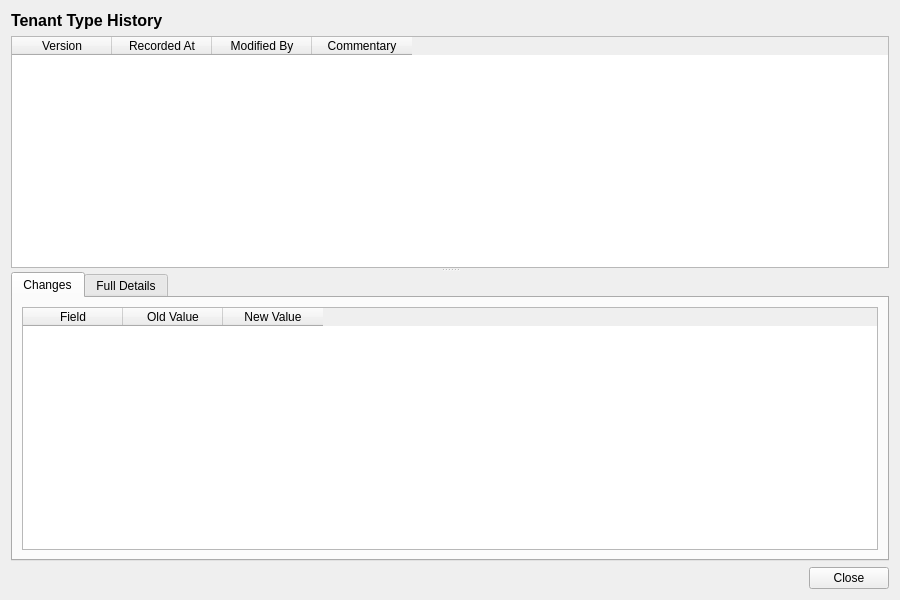
<?xml version="1.0" encoding="UTF-8"?>
<ui version="4.0">
 <class>TenantTypeHistoryDialog</class>
 <widget class="QWidget" name="TenantTypeHistoryDialog">
  <property name="geometry">
   <rect>
    <x>0</x>
    <y>0</y>
    <width>900</width>
    <height>600</height>
   </rect>
  </property>
  <property name="windowTitle">
   <string>Tenant Type History</string>
  </property>
  <layout class="QVBoxLayout" name="verticalLayout">
   <item>
    <widget class="QLabel" name="titleLabel">
     <property name="font">
      <font>
       <pointsize>12</pointsize>
       <bold>true</bold>
      </font>
     </property>
     <property name="text">
      <string>Tenant Type History</string>
     </property>
    </widget>
   </item>
   <item>
    <widget class="QSplitter" name="splitter">
     <property name="orientation">
      <enum>Qt::Vertical</enum>
     </property>
     <widget class="QTableWidget" name="versionListWidget">
      <property name="minimumHeight">
       <number>150</number>
      </property>
      <property name="maximumHeight">
       <number>250</number>
      </property>
      <property name="alternatingRowColors">
       <bool>true</bool>
      </property>
      <property name="editTriggers">
       <set>QAbstractItemView::NoEditTriggers</set>
      </property>
      <property name="selectionMode">
       <enum>QAbstractItemView::SingleSelection</enum>
      </property>
      <property name="selectionBehavior">
       <enum>QAbstractItemView::SelectRows</enum>
      </property>
      <column>
       <property name="text">
        <string>Version</string>
       </property>
      </column>
      <column>
       <property name="text">
        <string>Recorded At</string>
       </property>
      </column>
      <column>
       <property name="text">
        <string>Modified By</string>
       </property>
      </column>
      <column>
       <property name="text">
        <string>Commentary</string>
       </property>
      </column>
     </widget>
     <widget class="QWidget" name="detailWidget">
      <layout class="QVBoxLayout" name="detailLayout">
       <property name="leftMargin">
        <number>0</number>
       </property>
       <property name="topMargin">
        <number>0</number>
       </property>
       <property name="rightMargin">
        <number>0</number>
       </property>
       <property name="bottomMargin">
        <number>0</number>
       </property>
       <item>
        <widget class="QTabWidget" name="tabWidget">
         <property name="currentIndex">
          <number>0</number>
         </property>
         <widget class="QWidget" name="changesTab">
          <attribute name="title">
           <string>Changes</string>
          </attribute>
          <layout class="QVBoxLayout" name="changesTabLayout">
           <item>
            <widget class="QTableWidget" name="changesTableWidget">
             <property name="editTriggers">
              <set>QAbstractItemView::NoEditTriggers</set>
             </property>
             <property name="alternatingRowColors">
              <bool>true</bool>
             </property>
             <property name="selectionMode">
              <enum>QAbstractItemView::SingleSelection</enum>
             </property>
             <property name="selectionBehavior">
              <enum>QAbstractItemView::SelectRows</enum>
             </property>
             <column>
              <property name="text">
               <string>Field</string>
              </property>
             </column>
             <column>
              <property name="text">
               <string>Old Value</string>
              </property>
             </column>
             <column>
              <property name="text">
               <string>New Value</string>
              </property>
             </column>
            </widget>
           </item>
          </layout>
         </widget>
         <widget class="QWidget" name="fullDetailsTab">
          <attribute name="title">
           <string>Full Details</string>
          </attribute>
          <layout class="QVBoxLayout" name="fullDetailsTabLayout">
           <item>
            <widget class="QScrollArea" name="scrollArea">
             <property name="widgetResizable">
              <bool>true</bool>
             </property>
             <widget class="QWidget" name="scrollAreaWidgetContents">
              <property name="geometry">
               <rect>
                <x>0</x>
                <y>0</y>
                <width>560</width>
                <height>450</height>
               </rect>
              </property>
              <layout class="QFormLayout" name="formLayout">
               <item row="0" column="0">
                <widget class="QLabel" name="typeLabel">
                 <property name="text">
                  <string>Type:</string>
                 </property>
                </widget>
               </item>
               <item row="0" column="1">
                <widget class="QLabel" name="codeValue">
                 <property name="text">
                  <string/>
                 </property>
                </widget>
               </item>
               <item row="1" column="0">
                <widget class="QLabel" name="nameLabel">
                 <property name="text">
                  <string>Name:</string>
                 </property>
                </widget>
               </item>
               <item row="1" column="1">
                <widget class="QLabel" name="nameValue">
                 <property name="text">
                  <string/>
                 </property>
                </widget>
               </item>
               <item row="2" column="0">
                <widget class="QLabel" name="descriptionLabel">
                 <property name="text">
                  <string>Description:</string>
                 </property>
                </widget>
               </item>
               <item row="2" column="1">
                <widget class="QLabel" name="descriptionValue">
                 <property name="text">
                  <string/>
                 </property>
                 <property name="wordWrap">
                  <bool>true</bool>
                 </property>
                </widget>
               </item>
               <item row="3" column="0">
                <widget class="QLabel" name="versionNumberLabel">
                 <property name="text">
                  <string>Version:</string>
                 </property>
                </widget>
               </item>
               <item row="3" column="1">
                <widget class="QLabel" name="versionNumberValue">
                 <property name="text">
                  <string/>
                 </property>
                </widget>
               </item>
               <item row="4" column="0">
                <widget class="QLabel" name="modifiedByLabel">
                 <property name="text">
                  <string>Modified By:</string>
                 </property>
                </widget>
               </item>
               <item row="4" column="1">
                <widget class="QLabel" name="modifiedByValue">
                 <property name="text">
                  <string/>
                 </property>
                </widget>
               </item>
               <item row="5" column="0">
                <widget class="QLabel" name="recordedAtLabel">
                 <property name="text">
                  <string>Recorded At:</string>
                 </property>
                </widget>
               </item>
               <item row="5" column="1">
                <widget class="QLabel" name="recordedAtValue">
                 <property name="text">
                  <string/>
                 </property>
                </widget>
               </item>
               <item row="6" column="0">
                <widget class="QLabel" name="changeCommentaryLabel">
                 <property name="text">
                  <string>Change Commentary:</string>
                 </property>
                </widget>
               </item>
               <item row="6" column="1">
                <widget class="QLabel" name="changeCommentaryValue">
                 <property name="text">
                  <string/>
                 </property>
                 <property name="wordWrap">
                  <bool>true</bool>
                 </property>
                </widget>
               </item>
              </layout>
             </widget>
            </widget>
           </item>
          </layout>
         </widget>
        </widget>
       </item>
      </layout>
     </widget>
    </widget>
   </item>
   <item>
    <layout class="QHBoxLayout" name="buttonLayout">
     <item>
      <spacer name="horizontalSpacer">
       <property name="orientation">
        <enum>Qt::Horizontal</enum>
       </property>
       <property name="sizeHint" stdset="0">
        <size><width>40</width><height>20</height></size>
       </property>
      </spacer>
     </item>
     <item>
      <widget class="QPushButton" name="closeButton">
       <property name="text">
        <string>Close</string>
       </property>
      </widget>
     </item>
    </layout>
   </item>
  </layout>
 </widget>
 <resources/>
 <connections/>
</ui>
